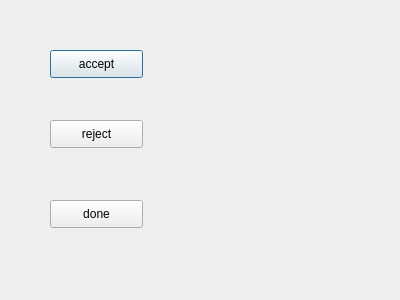
<?xml version="1.0" encoding="UTF-8"?>
<ui version="4.0">
 <class>MyDialog</class>
 <widget class="QDialog" name="MyDialog">
  <property name="geometry">
   <rect>
    <x>0</x>
    <y>0</y>
    <width>400</width>
    <height>300</height>
   </rect>
  </property>
  <property name="windowTitle">
   <string>Dialog</string>
  </property>
  <widget class="QPushButton" name="acceptBtn">
   <property name="geometry">
    <rect>
     <x>50</x>
     <y>50</y>
     <width>93</width>
     <height>28</height>
    </rect>
   </property>
   <property name="text">
    <string>accept</string>
   </property>
  </widget>
  <widget class="QPushButton" name="rejectBtn">
   <property name="geometry">
    <rect>
     <x>50</x>
     <y>120</y>
     <width>93</width>
     <height>28</height>
    </rect>
   </property>
   <property name="text">
    <string>reject</string>
   </property>
  </widget>
  <widget class="QPushButton" name="doneBtn">
   <property name="geometry">
    <rect>
     <x>50</x>
     <y>200</y>
     <width>93</width>
     <height>28</height>
    </rect>
   </property>
   <property name="text">
    <string>done</string>
   </property>
  </widget>
 </widget>
 <resources/>
 <connections/>
</ui>
